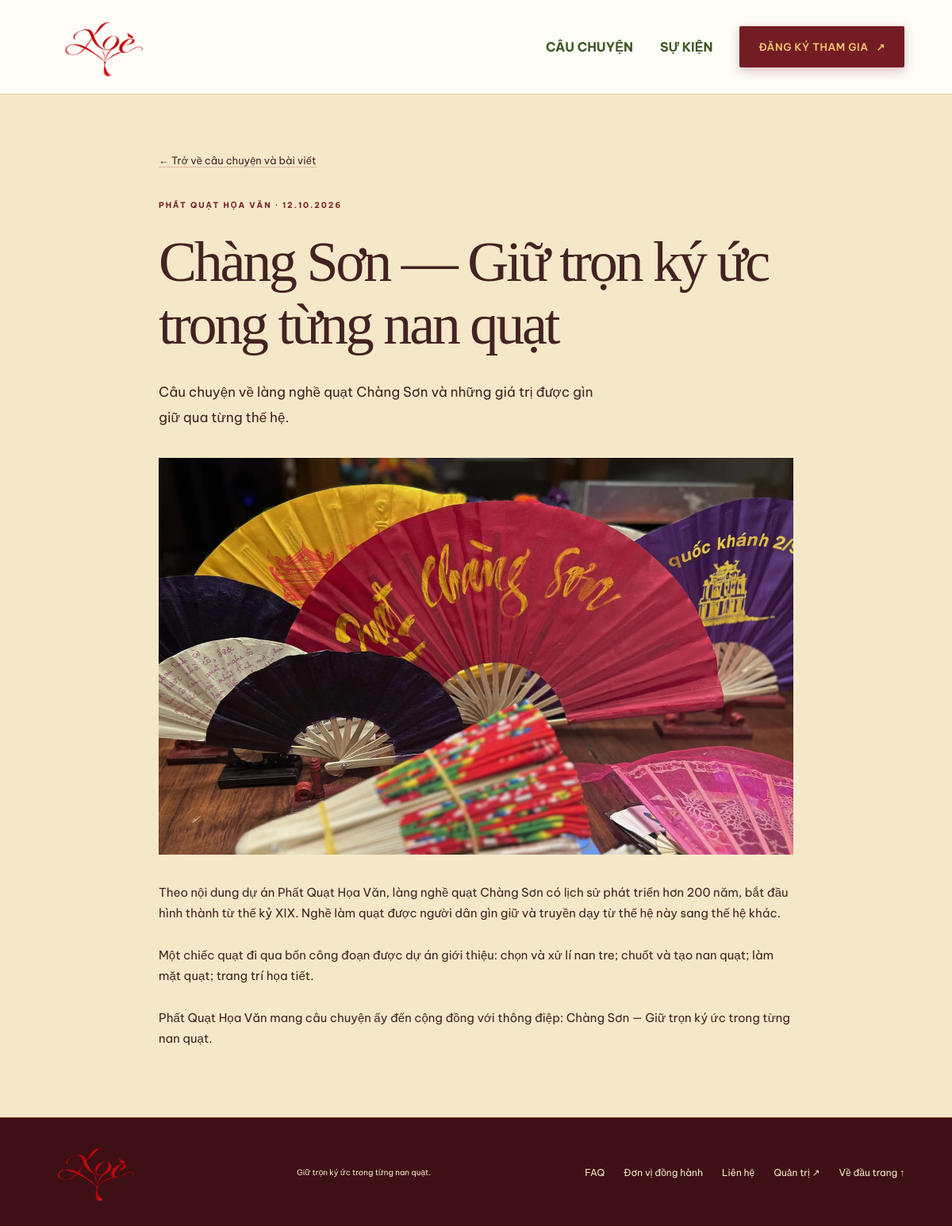
The page /post.php?id=1 on the database its author committed.
### tables this page shows
CREATE TABLE IF NOT EXISTS posts (
 id INT UNSIGNED AUTO_INCREMENT PRIMARY KEY,
 title VARCHAR(180) NOT NULL, excerpt VARCHAR(500) NOT NULL,
 show_on_home TINYINT(1) NOT NULL DEFAULT 0,
 body_format VARCHAR(10) NOT NULL DEFAULT 'plain',
 body MEDIUMTEXT NOT NULL, image VARCHAR(255) NOT NULL DEFAULT 'assets/village.jpg',
 published TINYINT(1) NOT NULL DEFAULT 0,
 created_at TIMESTAMP DEFAULT CURRENT_TIMESTAMP,
 updated_at TIMESTAMP DEFAULT CURRENT_TIMESTAMP ON UPDATE CURRENT_TIMESTAMP
);

### public/post.php (the view, shortened to what this page needs)
<?php
require __DIR__ . '/../app/bootstrap.php';
$id = filter_input(INPUT_GET, 'id', FILTER_VALIDATE_INT); $post = false;
try { if ($id && $id > 0) { $q = db()->prepare('SELECT * FROM posts WHERE id=? AND published=1'); $q->execute([$id]); $post = $q->fetch(); } }
catch (PDOException $ex) { http_response_code(503); exit('Chưa thể tải bài viết. Vui lòng thử lại sau.'); }
?>
<!doctype html><html lang="vi"><head><meta charset="utf-8"><meta name="viewport" content="width=device-width, initial-scale=1"><?php if ($post) { seo($post['title'].' — Phất Quạt Họa Văn',$post['excerpt'],'post.php?id='.(int)$post['id'],$post['image'],'article'); json_ld(['@context'=>'https://schema.org','@type'=>'BlogPosting','headline'=>$post['title'],'description'=>$post['excerpt'],'image'=>site_url($post['image']),'datePublished'=>(new DateTimeImmutable($post['created_at']))->format('c'),'dateModified'=>(new DateTimeImmutable($post['updated_at']))->format('c'),'mainEntityOfPage'=>site_url('post.php?id='.(int)$post['id']),'author'=>['@type'=>'Organization','name'=>'Phất Quạt Họa Văn']]); } else { echo '<title>Không tìm thấy bài viết</title><meta name="robots" content="noindex">'; } ?><link rel="stylesheet" href="<?= asset_url('assets/style.css') ?>"><script src="<?= asset_url('assets/app.js') ?>" defer></script></head><body><?php site_header(); ?><main class="article-page" id="noi-dung"><a class="back" href="<?= e(site_path('posts.php')) ?>">← Trở về câu chuyện và bài viết</a><?php if ($post): ?><p class="eyebrow" style="margin-top:35px">PHẤT QUẠT HỌA VĂN · <?= e(date('d.m.Y', strtotime($post['created_at']))) ?></p><h1><?= e($post['title']) ?></h1><p class="lead"><?= e($post['excerpt']) ?></p><?= image_tag($post['image'],$post['title'],'fetchpriority="high"','100vw') ?><div class="article-body rich-article"><?= post_body($post) ?></div><?php else: ?><h1>Không tìm thấy bài viết.</h1><p>Bài viết chưa được xuất bản hoặc đã được gỡ.</p><?php endif; ?></main><?php site_footer(); ?></body></html>

### app/content.php (shortened to what this page needs)
<?php
function post_body(array $post): string {
    return '<p>'.nl2br(e($post['body'])).'</p>';
}

### public/assets/style.css (style rules this page uses)
:root { --paper:#f5e8c9;--red:#741c23;--deep:#3d1016;--gold:#edc66d;--rust:#9b272b;--ink:#432321;--line:rgba(116,28,35,.23) }
* { box-sizing:border-box }
html { scroll-behavior:smooth;scroll-padding-top:100px }
body { margin:0;background:var(--paper);color:var(--ink);font:15px/1.75 'Be Vietnam Pro',Arial,sans-serif }
a { color:inherit;text-decoration:none }
button,a,input,textarea,select,summary { -webkit-tap-highlight-color:transparent }
h1,h2,h3,p,figure { margin:0 }
h1,h2 { font-family:'Playfair Display',Georgia,serif;font-weight:500;line-height:1.1;letter-spacing:-.045em }
h1 { font-size:clamp(70px,8.8vw,138px) }
.eyebrow { font-size:10px;font-weight:700;letter-spacing:.19em;line-height:1.7;margin-bottom:24px;color:var(--red) }
.lead { font-size:17px;line-height:1.9;margin-top:28px;margin-bottom:26px;max-width:560px }
.article-page { max-width:850px;margin:auto;padding:70px 25px }
.article-page h1 { font-size:clamp(40px,6vw,72px);margin:20px 0 }
.article-body { white-space:pre-wrap;overflow-wrap:anywhere }
.article-page .back { font-size:13px;border-bottom:1px solid var(--line) }
html { scroll-padding-top:124px }
.editor-content p,.rich-article p { margin:0 0 16px }
.rich-article { white-space:normal }

### rows shown on the page
posts: created_at "12.10.2026", title "Chàng Sơn — Giữ trọn ký ức trong từng nan quạt", excerpt "Câu chuyện về làng nghề quạt Chàng Sơn và những giá trị được gìn giữ qua từng thế hệ.", body "Theo nội dung dự án Phất Quạt Họa Văn, làng nghề quạt Chàng Sơn có lịch sử phát triển hơn 200 năm, bắt đầu hình thành từ thế kỷ XIX. Nghề làm quạt được người dân gìn giữ và truyền dạy từ thế hệ này sang thế hệ khác. Một chiếc quạt đi qua bốn công đoạn được dự án giới thiệu: chọn và xử lí nan tre; chuốt và tạo nan quạt; làm mặt quạt; trang trí họa tiết. Phất Quạt Họa Văn mang câu chuyện ấy đến cộng đồng với thông điệp: Chàng Sơn — Giữ trọn ký ức trong từng nan quạt."
